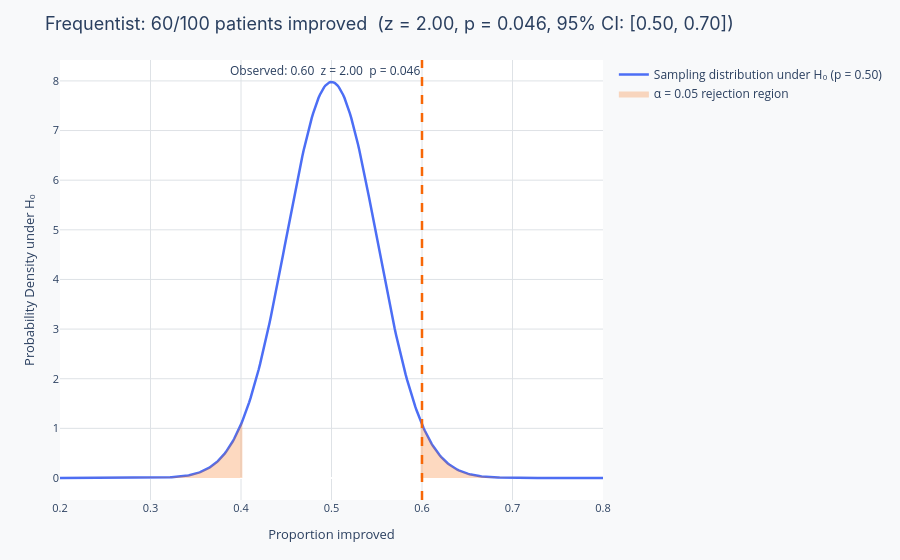
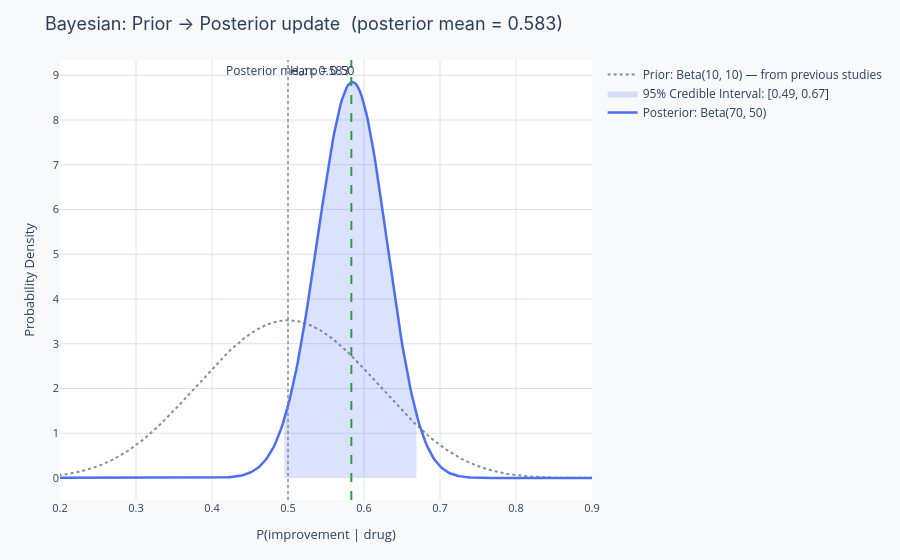

These figures' notebook cell, in order:
### Markdown cell above
---
## Real-world example: Drug trial analysis

The same clinical trial data reveals how differently the two frameworks answer the same question. A new drug was tested on 100 patients, 60 improved. We want to know: does this drug work?

The charts below show both analyses side by side. Notice:

- **Notice:** The frequentist p-value (about 0.046) tells you the data is unlikely under a "no effect" assumption, but it does not tell you the probability the drug works
- **Notice:** The Bayesian posterior does give a direct probability that the drug is effective, but it depends on your prior; a skeptical prior pulls the posterior toward 50%, while an optimistic prior pushes it higher
- **Notice:** Both analyses agree the drug likely has an effect, but they answer subtly different questions: one tests whether chance can explain the data, the other directly estimates the probability of efficacy

> **Discussion question:** A pharmaceutical company reports p < 0.05 for their new drug. A Bayesian analysis with a skeptical prior shows only 60% posterior probability of effectiveness. Which result should a doctor trust more? Why?

### Code cell
np.random.seed(42)

# Drug trial: 100 patients, 60 improved
n_patients = 100
n_improved = 60
p_obs      = n_improved / n_patients   # 0.60
p_null     = 0.50                      # H0: no effect beyond chance

# Frequentist analysis
se_null = np.sqrt(p_null * (1 - p_null) / n_patients)
z_obs   = (p_obs - p_null) / se_null
p_value = 2 * (1 - stats.norm.cdf(abs(z_obs)))
z_crit  = stats.norm.ppf(0.975)

se_obs = np.sqrt(p_obs * (1 - p_obs) / n_patients)
ci_lo  = p_obs - z_crit * se_obs
ci_hi  = p_obs + z_crit * se_obs

x_null = np.linspace(0.20, 0.80, 400)
y_null = stats.norm.pdf(x_null, p_null, se_null)

rej_lo = x_null[x_null <= p_null - z_crit * se_null]
rej_hi = x_null[x_null >= p_null + z_crit * se_null]

fig_freq = go.Figure()
fig_freq.add_trace(go.Scatter(
    x=x_null, y=y_null,
    mode="lines",
    line=dict(color=PALETTE["primary"], width=2.5),
    name="Sampling distribution under H₀ (p = 0.50)",
))
for i, rej in enumerate([rej_lo, rej_hi]):
    if len(rej):
        fig_freq.add_trace(go.Scatter(
            x=np.concatenate([[rej[0]], rej, [rej[-1]]]),
            y=np.concatenate([[0], stats.norm.pdf(rej, p_null, se_null), [0]]),
            fill="toself",
            fillcolor="rgba(247,103,7,0.25)",
            line=dict(color=PALETTE["secondary"], width=0),
            name="α = 0.05 rejection region",
            showlegend=(i == 1),
        ))
fig_freq.add_vline(
    x=p_obs,
    line_color=PALETTE["secondary"], line_width=2.5, line_dash="dash",
    annotation_text=f"Observed: {p_obs:.2f}  z = {z_obs:.2f}  p = {p_value:.3f}",
    annotation_position="top left",
)
layout_freq = base_layout(
    title=f"Frequentist: 60/100 patients improved  (z = {z_obs:.2f}, p = {p_value:.3f}, 95% CI: [{ci_lo:.2f}, {ci_hi:.2f}])",
    xaxis_title="Proportion improved",
    yaxis_title="Probability Density under H₀",
)
layout_freq.update(xaxis=dict(range=[0.20, 0.80]))
fig_freq.update_layout(layout_freq)
fig_freq.show()

# Bayesian analysis
# Prior: Beta(10, 10) — previous studies suggest ~50% response rate, moderate certainty
# Posterior: Beta(10+60, 10+40) = Beta(70, 50)
a_prior = 10; b_prior = 10
a_post  = a_prior + n_improved
b_post  = b_prior + (n_patients - n_improved)

x_p     = np.linspace(0.001, 0.999, 500)
y_prior = stats.beta.pdf(x_p, a_prior, b_prior)
y_post  = stats.beta.pdf(x_p, a_post,  b_post)

cred_lo, cred_hi = stats.beta.ppf([0.025, 0.975], a_post, b_post)
post_mean = a_post / (a_post + b_post)

x_shade = x_p[(x_p >= cred_lo) & (x_p <= cred_hi)]
y_shade = stats.beta.pdf(x_shade, a_post, b_post)

fig_bayes = go.Figure()
fig_bayes.add_trace(go.Scatter(
    x=x_p, y=y_prior,
    mode="lines",
    line=dict(color=PALETTE["muted"], width=2, dash="dot"),
    name=f"Prior: Beta({a_prior}, {b_prior}) — from previous studies",
))
fig_bayes.add_trace(go.Scatter(
    x=np.concatenate([[x_shade[0]], x_shade, [x_shade[-1]]]),
    y=np.concatenate([[0], y_shade, [0]]),
    fill="toself",
    fillcolor="rgba(76,110,245,0.20)",
    line=dict(color=PALETTE["primary"], width=0),
    name=f"95% Credible Interval: [{cred_lo:.2f}, {cred_hi:.2f}]",
))
fig_bayes.add_trace(go.Scatter(
    x=x_p, y=y_post,
    mode="lines",
    line=dict(color=PALETTE["primary"], width=2.5),
    name=f"Posterior: Beta({a_post}, {b_post})",
))
fig_bayes.add_vline(
    x=0.5, line_color=PALETTE["muted"], line_width=1.5, line_dash="dot",
    annotation_text="H₀: p = 0.50",
)
fig_bayes.add_vline(
    x=post_mean, line_color=PALETTE["accent"], line_width=2, line_dash="dash",
    annotation_text=f"Posterior mean: {post_mean:.3f}",
    annotation_position="top left",
)
layout_bayes = base_layout(
    title=f"Bayesian: Prior → Posterior update  (posterior mean = {post_mean:.3f})",
    xaxis_title="P(improvement | drug)",
    yaxis_title="Probability Density",
)
layout_bayes.update(xaxis=dict(range=[0.20, 0.90]))
fig_bayes.update_layout(layout_bayes)
fig_bayes.show()

### Figure 1 — Plotly figure (JSON) as saved in the notebook; plotly's stock layout.template omitted (floating-point values rounded to 4 significant figures; data arrays with more than 128 entries replaced by an {"elided": "..."} marker saying what was removed)
{"data": [{"line": {"color": "#4C6EF5", "width": 2.5}, "mode": "lines", "name": "Sampling distribution under H₀ (p = 0.50)", "type": "scatter", "x": {"elided": "400 float values"}, "y": {"elided": "400 float values"}}, {"fill": "toself", "fillcolor": "rgba(247,103,7,0.25)", "line": {"color": "#F76707", "width": 0}, "name": "α = 0.05 rejection region", "showlegend": false, "type": "scatter", "x": {"elided": "137 float values"}, "y": {"elided": "137 float values"}}, {"fill": "toself", "fillcolor": "rgba(247,103,7,0.25)", "line": {"color": "#F76707", "width": 0}, "name": "α = 0.05 rejection region", "showlegend": true, "type": "scatter", "x": {"elided": "137 float values"}, "y": {"elided": "137 float values"}}], "layout": {"annotations": [{"showarrow": false, "text": "Observed: 0.60  z = 2.00  p = 0.046", "x": 0.6, "xanchor": "right", "xref": "x", "y": 1, "yanchor": "top", "yref": "y domain"}], "legend": {"font": {"size": 12}}, "margin": {"b": 60, "l": 60, "r": 30, "t": 60}, "paper_bgcolor": "#F8F9FA", "plot_bgcolor": "#FFFFFF", "shapes": [{"line": {"color": "#F76707", "dash": "dash", "width": 2.5}, "type": "line", "x0": 0.6, "x1": 0.6, "xref": "x", "y0": 0, "y1": 1, "yref": "y domain"}], "title": {"font": {"family": "Inter, Arial, sans-serif", "size": 18}, "text": "Frequentist: 60/100 patients improved  (z = 2.00, p = 0.046, 95% CI: [0.50, 0.70])"}, "xaxis": {"gridcolor": "#DEE2E6", "range": [0.2, 0.8], "tickfont": {"size": 11}, "title": {"font": {"size": 13}, "text": "Proportion improved"}}, "yaxis": {"gridcolor": "#DEE2E6", "tickfont": {"size": 11}, "title": {"font": {"size": 13}, "text": "Probability Density under H₀"}}}}

### Figure 2 — Plotly figure (JSON) as saved in the notebook; plotly's stock layout.template omitted (floating-point values rounded to 4 significant figures; data arrays with more than 128 entries replaced by an {"elided": "..."} marker saying what was removed)
{"data": [{"line": {"color": "#868E96", "dash": "dot", "width": 2}, "mode": "lines", "name": "Prior: Beta(10, 10) — from previous studies", "type": "scatter", "x": {"elided": "500 float values"}, "y": {"elided": "500 float values"}}, {"fill": "toself", "fillcolor": "rgba(76,110,245,0.20)", "line": {"color": "#4C6EF5", "width": 0}, "name": "95% Credible Interval: [0.49, 0.67]", "type": "scatter", "x": [0.495, 0.495, 0.497, 0.499, 0.501, 0.503, 0.505, 0.507, 0.509, 0.511, 0.513, 0.515, 0.517, 0.519, 0.521, 0.523, 0.525, 0.527, 0.529, 0.531, 0.533, 0.535, 0.537, 0.539, 0.541, 0.543, 0.545, 0.547, 0.549, 0.551, 0.553, 0.555, 0.557, 0.559, 0.561, 0.563, 0.565, 0.567, 0.569, 0.571, 0.573, 0.575, 0.577, 0.579, 0.581, 0.583, 0.585, 0.587, 0.589, 0.591, 0.593, 0.595, 0.597, 0.599, 0.601, 0.603, 0.605, 0.607, 0.609, 0.611, 0.613, 0.615, 0.617, 0.619, 0.621, 0.623, 0.625, 0.627, 0.629, 0.631, 0.633, 0.635, 0.637, 0.639, 0.641, 0.643, 0.645, 0.647, 0.649, 0.651, 0.653, 0.655, 0.657, 0.659, 0.661, 0.663, 0.665, 0.667, 0.669, 0.669], "y": [0.0, 1.312, 1.426, 1.548, 1.677, 1.813, 1.957, 2.108, 2.266, 2.432, 2.605, 2.785, 2.972, 3.166, 3.365, 3.571, 3.783, 3.999, 4.22, 4.444, 4.672, 4.902, 5.134, 5.367, 5.601, 5.833, 6.063, 6.291, 6.515, 6.735, 6.949, 7.156, 7.355, 7.546, 7.727, 7.897, 8.056, 8.202, 8.336, 8.455, 8.559, 8.648, 8.722, 8.779, 8.819, 8.843, 8.849, 8.839, 8.811, 8.766, 8.704, 8.625, 8.531, 8.42, 8.295, 8.155, 8.002, 7.835, 7.657, 7.467, 7.268, 7.059, 6.843, 6.619, 6.389, 6.155, 5.916, 5.675, 5.433, 5.189, 4.946, 4.705, 4.465, 4.229, 3.996, 3.768, 3.545, 3.328, 3.117, 2.913, 2.716, 2.527, 2.345, 2.172, 2.007, 1.85, 1.701, 1.56, 1.428, 0.0]}, {"line": {"color": "#4C6EF5", "width": 2.5}, "mode": "lines", "name": "Posterior: Beta(70, 50)", "type": "scatter", "x": {"elided": "500 float values"}, "y": {"elided": "500 float values"}}], "layout": {"annotations": [{"showarrow": false, "text": "H₀: p = 0.50", "x": 0.5, "xanchor": "left", "xref": "x", "y": 1, "yanchor": "top", "yref": "y domain"}, {"showarrow": false, "text": "Posterior mean: 0.583", "x": 0.5833, "xanchor": "right", "xref": "x", "y": 1, "yanchor": "top", "yref": "y domain"}], "legend": {"font": {"size": 12}}, "margin": {"b": 60, "l": 60, "r": 30, "t": 60}, "paper_bgcolor": "#F8F9FA", "plot_bgcolor": "#FFFFFF", "shapes": [{"line": {"color": "#868E96", "dash": "dot", "width": 1.5}, "type": "line", "x0": 0.5, "x1": 0.5, "xref": "x", "y0": 0, "y1": 1, "yref": "y domain"}, {"line": {"color": "#2F9E44", "dash": "dash", "width": 2}, "type": "line", "x0": 0.5833, "x1": 0.5833, "xref": "x", "y0": 0, "y1": 1, "yref": "y domain"}], "title": {"font": {"family": "Inter, Arial, sans-serif", "size": 18}, "text": "Bayesian: Prior → Posterior update  (posterior mean = 0.583)"}, "xaxis": {"gridcolor": "#DEE2E6", "range": [0.2, 0.9], "tickfont": {"size": 11}, "title": {"font": {"size": 13}, "text": "P(improvement | drug)"}}, "yaxis": {"gridcolor": "#DEE2E6", "tickfont": {"size": 11}, "title": {"font": {"size": 13}, "text": "Probability Density"}}}}
